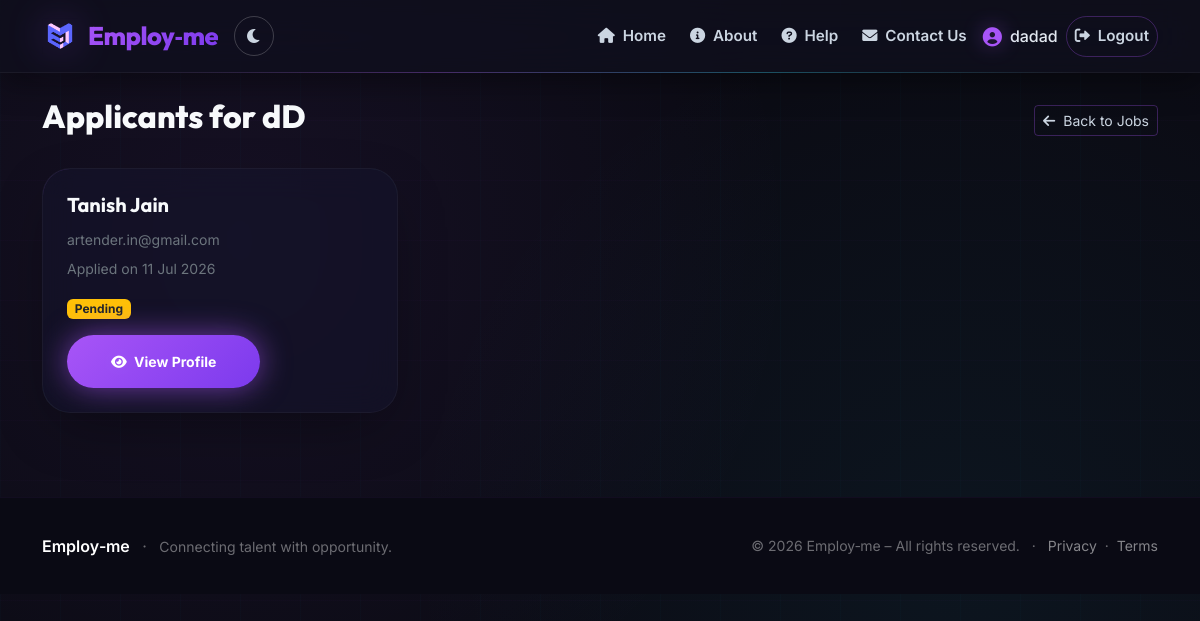
The page /employer/applicants/1 (signed in) on the database its author committed.
### models.py (models this page shows)
class User(UserMixin, db.Model):
    id = db.Column(db.Integer, primary_key=True)
    email = db.Column(db.String(120), unique=True, nullable=False)
    password_hash = db.Column(db.String(128), nullable=False)
    role = db.Column(db.String(20), nullable=False)  # 'jobseeker' or 'employer'
    name = db.Column(db.String(100), nullable=False)
    created_at = db.Column(db.DateTime, default=datetime.utcnow)
    profile = db.relationship('JobSeekerProfile', backref='user', uselist=False,
                              cascade='all, delete-orphan')
    employer_profile = db.relationship('EmployerProfile', backref='user', uselist=False,
                                       cascade='all, delete-orphan')

class Job(db.Model):
    id = db.Column(db.Integer, primary_key=True)
    employer_id = db.Column(db.Integer, db.ForeignKey('employer_profile.id'), nullable=False)
    employer_name = db.Column(db.String(100), nullable=False)
    employer_address = db.Column(db.String(300), nullable=False)
    employer_mobile = db.Column(db.String(15), nullable=False)
    employer_city = db.Column(db.String(100), nullable=False)
    employer_state = db.Column(db.String(100), nullable=False)
    employer_pincode = db.Column(db.String(10), nullable=False)
    job_name = db.Column(db.String(200), nullable=False)
    job_description = db.Column(db.Text, nullable=False)
    job_type = db.Column(db.String(50), nullable=False)
    committed_salary = db.Column(db.String(100))
    location = db.Column(db.String(200))
    vacancies = db.Column(db.Integer, default=1)
    status = db.Column(db.String(20), default='Open')
    deleted = db.Column(db.Boolean, default=False, nullable=False)   # <-- new column
    created_at = db.Column(db.DateTime, default=datetime.utcnow)
    updated_at = db.Column(db.DateTime, default=datetime.utcnow, onupdate=datetime.utcnow)
    employer = db.relationship('EmployerProfile', backref='jobs')
    applications = db.relationship('JobApplication', backref='job')

class JobApplication(db.Model):
    id = db.Column(db.Integer, primary_key=True)
    job_id = db.Column(db.Integer, db.ForeignKey('job.id'), nullable=False)
    applicant_id = db.Column(db.Integer, db.ForeignKey('user.id'), nullable=False)
    status = db.Column(db.String(20), default='Pending')
    applied_at = db.Column(db.DateTime, default=datetime.utcnow)
    applicant = db.relationship('User', backref='job_applications')

### app.py (the view)
@app.route('/employer/applicants/<int:job_id>')
@login_required
@role_required('employer')
def view_applicants(job_id):
    job = Job.query.get_or_404(job_id)
    employer = EmployerProfile.query.filter_by(user_id=current_user.id).first()
    if not employer or job.employer_id != employer.id:
        flash('Access denied.', 'danger')
        return redirect(url_for('my_jobs'))
    applications = JobApplication.query.filter_by(job_id=job.id).all()
    return render_template('applicants.html', job=job, applications=applications)

### app.py (called while the page is built)
@login_manager.user_loader
def load_user(user_id):
    return User.query.get(int(user_id))

def role_required(role):
    def decorator(func):
        from functools import wraps
        @wraps(func)
        def wrapper(*args, **kwargs):
            if not current_user.is_authenticated or current_user.role != role:
                flash('Access denied.', 'danger')
                return redirect(url_for('index'))
            return func(*args, **kwargs)
        return wrapper
    return decorator

### templates/applicants.html (shortened to what this page needs)
{% extends "base.html" %}
{% block content %}
<div class="d-flex justify-content-between align-items-center mb-4">
    <h2 style="font-family: var(--font-display); font-weight: 800; color: #F8FAFC;">
        Applicants for {{ job.job_name }}
    </h2>
    <a href="{{ url_for('my_jobs') }}" class="btn btn-outline-soft btn-sm">
        <i class="fas fa-arrow-left me-1"></i> Back to Jobs
    </a>
</div>
<div class="row">
    {% if applications %}
        {% for app in applications %}
        <div class="col-md-6 col-lg-4 mb-4">
            <div class="card-modern p-4 h-100">
                <h5 class="card-title" style="color: #F8FAFC;">{{ app.applicant.name }}</h5>
                <p class="text-secondary small mb-2">{{ app.applicant.email }}</p>
                <p class="text-secondary small mb-3">Applied on {{ app.applied_at.strftime('%d %b %Y') }}</p>
                <span class="badge {% if app.status == 'Pending' %}bg-warning text-dark{% endif %} mb-3">
                    {{ app.status }}
                </span>
                <div>
                    <a href="{{ url_for('view_profile', profile_id=app.applicant.profile.id) }}"
                       class="btn btn-sm btn-primary-gradient">
                        <i class="fas fa-eye me-1"></i> View Profile
                    </a>
                </div>
            </div>
        </div>
        {% endfor %}
    {% else %}
        <div class="col-12">
            <div class="alert-modern alert-info text-center py-4">
                <i class="fas fa-info-circle me-2"></i> No applicants yet.
            </div>
        </div>
    {% endif %}
</div>
{% endblock %}

### templates/base.html (shortened to what this page needs)
<!DOCTYPE html>
<html lang="en">
<head>
    <link href="https://cdn.jsdelivr.net/npm/bootstrap@5.3.0-alpha1/dist/css/bootstrap.min.css" rel="stylesheet" />
    <link rel="stylesheet" href="https://cdnjs.cloudflare.com/ajax/libs/font-awesome/6.0.0/css/all.min.css" />
</head>
<body>
    <nav class="navbar navbar-expand-lg navbar-custom sticky-top">
        <div class="container">
            <a class="navbar-brand" href="{{ url_for('index') }}">
                <img src="{{ url_for('static', filename='images/logo.png') }}" alt="Employ-me logo" />
                <span>Employ‑me</span>
            </a>
            <div class="d-flex align-items-center gap-2">
                <button class="theme-toggle-btn" id="themeToggle" aria-label="Toggle light/dark theme">
                    <i class="fas fa-moon" id="themeIcon"></i>
                </button>
            </div>
            <div class="collapse navbar-collapse" id="navbarNav">
                <ul class="navbar-nav ms-auto align-items-lg-center gap-1 gap-lg-2">
                    <li class="nav-item">
                        <a class="nav-link" href="{{ url_for('index') }}">
                            <i class="fas fa-home me-1"></i> Home
                        </a>
                    </li>
                    <li class="nav-item">
                        <a class="nav-link" href="{{ url_for('about') }}">
                            <i class="fas fa-info-circle me-1"></i> About
                        </a>
                    </li>
                    <li class="nav-item">
                        <a class="nav-link" href="{{ url_for('help') }}">
                            <i class="fas fa-question-circle me-1"></i> Help
                        </a>
                    </li>
                    <li class="nav-item">
                        <a class="nav-link" href="{{ url_for('contact') }}">
                            <i class="fas fa-envelope me-1"></i> Contact Us
                        </a>
                    </li>
                    {% if current_user.is_authenticated %}
                        <li class="nav-item">
                            <span class="navbar-text">
                                <i class="fas fa-user-circle"></i>
                                {{ current_user.name }}
                            </span>
                        </li>
                        <li class="nav-item">
                            <a class="nav-link btn-outline-custom" href="{{ url_for('logout') }}">
                                <i class="fas fa-sign-out-alt me-1"></i> Logout
                            </a>
                        </li>
                    {% endif %}
                </ul>
            </div>
        </div>
    </nav>
    <main>
        <div class="container my-4">
            {% block content %}{% endblock %}
        </div>
    </main>
    <footer class="footer-custom">
        <div class="container">
            <div class="row align-items-center">
                <div class="col-md-6 text-center text-md-start">
                    <span class="fw-semibold text-white">Employ‑me</span>
                    <span class="mx-2">·</span>
                    <span class="small">Connecting talent with opportunity.</span>
                </div>
                <div class="col-md-6 text-center text-md-end small">
                    &copy; 2026 Employ‑me – All rights reserved.
                    <span class="mx-2">·</span>
                    <a href="#" class="text-white-50" data-bs-toggle="modal" data-bs-target="#footerPrivacyModal">Privacy</a>
                    <span class="mx-1">·</span>
                    <a href="#" class="text-white-50" data-bs-toggle="modal" data-bs-target="#footerTermsModal">Terms</a>
                </div>
            </div>
        </div>
    </footer>
</body>
</html>

### templates/applicants.html (style rules this page uses)
.btn-outline-soft { border: 1px solid rgba(168,85,247,0.3); color: #CBD5E1; }

### rows shown on the page
User: name "dadad"
Job: job_name "dD"
JobApplication: applicant.name "Tanish Jain", applicant.email "artender.in@gmail.com", applied_at "11 Jul 2026", status "Pending"
